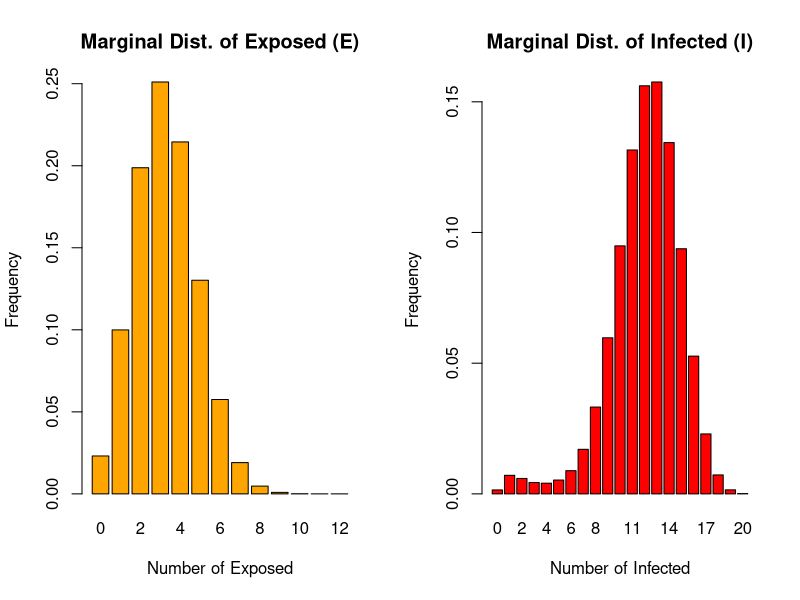
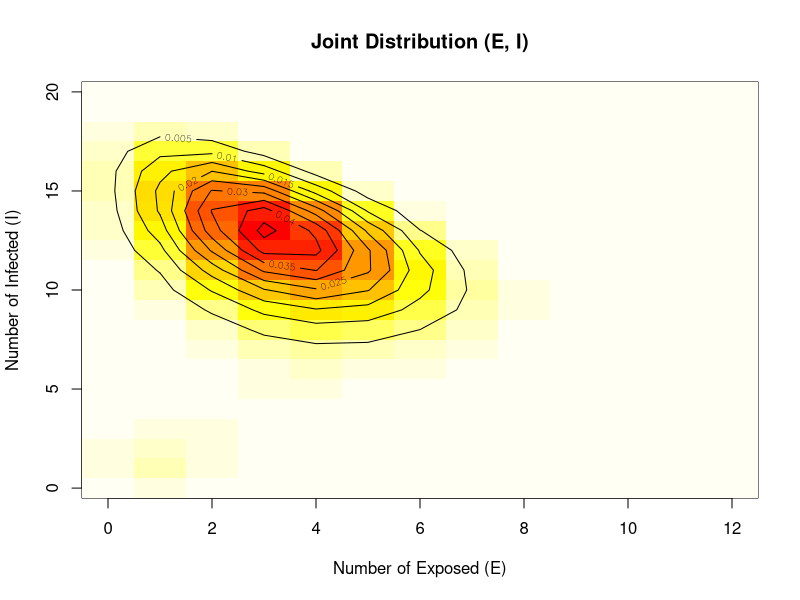

These charts were generated, in order, by the following R code:
# SEIS Stochastic Simulation using the Gillespie Algorithm
# Running trajectories to compute marginal and joint distributions
rm(list=ls())
# 1. Initialize Parameters
# R=5
N      <- 20
alpha  <- 0.9
beta   <- 0.24    
lambda <- 1.2
n_sims <- 1000
t_max  <- 200

# R=0.533
# N      <- 20
# alpha  <- 1.8
# beta   <- 1.5    
# lambda <- 0.8
# n_sims <- 1000
# t_max  <- 200

# Matrices to store the total time spent in each state across all trajectories
# Rows represent Exposed (0 to N), Columns represent Infectious (0 to N)
joint_time <- matrix(0, nrow = N + 1, ncol = N + 1)
rownames(joint_time) <- 0:N
colnames(joint_time) <- 0:N

set.seed(42)

# 2. Run Trajectories
for (sim in 1:n_sims) {
  # Initial conditions
  e <- 1
  i <- 1
  t <- 0
  
  # Iteration Step
  while ((e + i) > 0 && t < t_max) {
    
    # Calculate the transition rates
    r1 <- i * (N - e - i) * lambda / N
    r2 <- e * alpha
    r3 <- i * beta
    
    R_total <- r1 + r2 + r3
    
    # Failsafe: if total rate is 0, no more events can occur (extinction)
    if (R_total == 0) break
    
    # Generate random numbers
    u1 <- runif(1)
    u2 <- runif(1)
    
    # Determine the time to the next event
    tau <- (1 / R_total) * log(1 / u1)
    
    # Record the time spent in the CURRENT state before the transition
    # (e+1 and i+1 because R indexing starts at 1, but states can be 0)
    joint_time[e + 1, i + 1] <- joint_time[e + 1, i + 1] + tau
    
    # Update time
    t <- t + tau
    
    # Determine which event occurs and update state
    if (u2 < (r1 / R_total)) {
      # Event 1 (New Exposure)
      e <- e + 1
    } else if (u2 < ((r1 + r2) / R_total)) {
      # Event 2 (Progression to Infectious)
      e <- e - 1
      i <- i + 1
    } else {
      # Event 3 (Recovery)
      i <- i - 1
    }
  }
}

# 3. Compute Frequencies (Probabilities)
# Normalize by the total transient time across all simulations to get the distributions
total_time <- sum(joint_time)
joint_dist <- joint_time / total_time

# Marginal distributions (summing over rows and columns)
marginal_E <- rowSums(joint_dist)
marginal_I <- colSums(joint_dist)

# Find the maximum values of E and I actually reached to trim empty plot space
max_idx_E <- max(which(marginal_E > 0))
max_idx_I <- max(which(marginal_I > 0))

# 4. Plotting
# Set up a 1x2 plotting grid so all graphs appear side-by-side
par(mfrow = c(1, 2))

# Plot Marginal Distribution of E
barplot(marginal_E[1:max_idx_E], 
        col = "orange", 
        main = "Marginal Dist. of Exposed (E)",
        xlab = "Number of Exposed", 
        ylab = "Frequency")

# Plot Marginal Distribution of I
barplot(marginal_I[1:max_idx_I], 
        col = "red", 
        main = "Marginal Dist. of Infected (I)",
        xlab = "Number of Infected", 
        ylab = "Frequency")

# Reset plotting parameters
par(mfrow = c(1, 1))
# Plot Joint Distribution of (E, I) as a heatmap
image(x = 0:(max_idx_E - 1), 
      y = 0:(max_idx_I - 1), 
      z = joint_dist[1:max_idx_E, 1:max_idx_I],
      col = heat.colors(50)[50:1], # Invert heat colors so higher density is hotter/darker
      main = "Joint Distribution (E, I)",
      xlab = "Number of Exposed (E)",
      ylab = "Number of Infected (I)")
# Add contour lines on top of the heatmap for easier reading
contour(x = 0:(max_idx_E - 1), 
        y = 0:(max_idx_I - 1), 
        z = joint_dist[1:max_idx_E, 1:max_idx_I], 
        add = TRUE)
